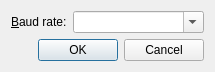
<?xml version="1.0" encoding="UTF-8"?>
<ui version="4.0">
 <class>baud_rate_dialog</class>
 <widget class="QDialog" name="baud_rate_dialog">
  <property name="geometry">
   <rect>
    <x>0</x>
    <y>0</y>
    <width>174</width>
    <height>69</height>
   </rect>
  </property>
  <property name="windowTitle">
   <string>sercom: Set a baud rate</string>
  </property>
  <layout class="QVBoxLayout" name="verticalLayout">
   <item>
    <layout class="QHBoxLayout" name="main_hlayout">
     <item>
      <widget class="QLabel" name="baud_rate_label">
       <property name="text">
        <string>&amp;Baud rate:</string>
       </property>
       <property name="buddy">
        <cstring>baud_rate_combobox</cstring>
       </property>
      </widget>
     </item>
     <item>
      <widget class="QComboBox" name="baud_rate_combobox">
       <property name="toolTip">
        <string>Type or select a baud rate</string>
       </property>
       <property name="statusTip">
        <string>Type or select a baud rate</string>
       </property>
       <property name="editable">
        <bool>true</bool>
       </property>
       <property name="placeholderText">
        <string>Type a baud rate...</string>
       </property>
      </widget>
     </item>
    </layout>
   </item>
   <item>
    <widget class="QDialogButtonBox" name="button_box">
     <property name="orientation">
      <enum>Qt::Horizontal</enum>
     </property>
     <property name="standardButtons">
      <set>QDialogButtonBox::Cancel|QDialogButtonBox::Ok</set>
     </property>
    </widget>
   </item>
  </layout>
 </widget>
 <resources/>
 <connections>
  <connection>
   <sender>button_box</sender>
   <signal>accepted()</signal>
   <receiver>baud_rate_dialog</receiver>
   <slot>accept()</slot>
   <hints>
    <hint type="sourcelabel">
     <x>164</x>
     <y>59</y>
    </hint>
    <hint type="destinationlabel">
     <x>157</x>
     <y>68</y>
    </hint>
   </hints>
  </connection>
  <connection>
   <sender>button_box</sender>
   <signal>rejected()</signal>
   <receiver>baud_rate_dialog</receiver>
   <slot>reject()</slot>
   <hints>
    <hint type="sourcelabel">
     <x>164</x>
     <y>59</y>
    </hint>
    <hint type="destinationlabel">
     <x>173</x>
     <y>68</y>
    </hint>
   </hints>
  </connection>
 </connections>
</ui>
